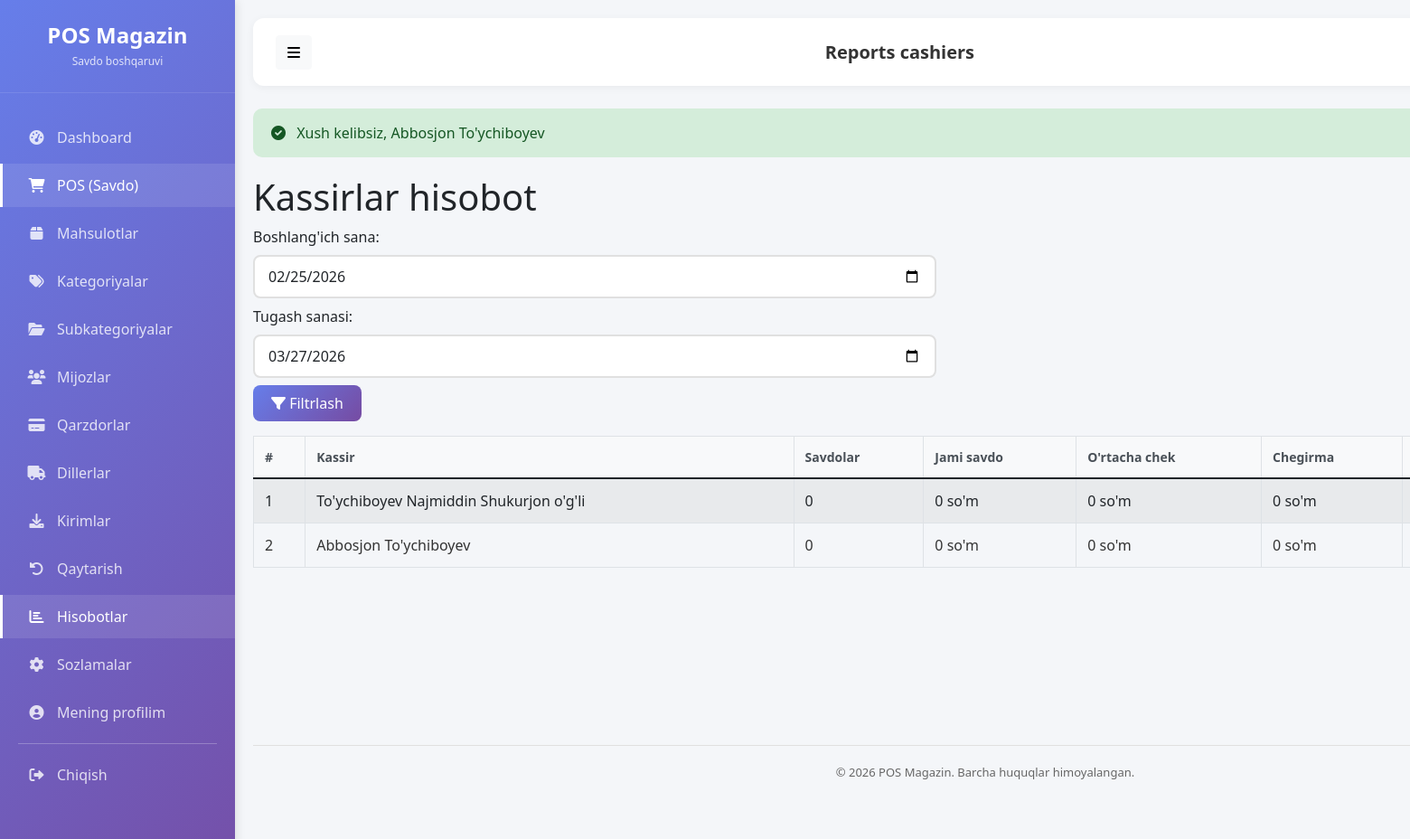
The page /reports/cashiers (signed in) on the database as committed earlier.
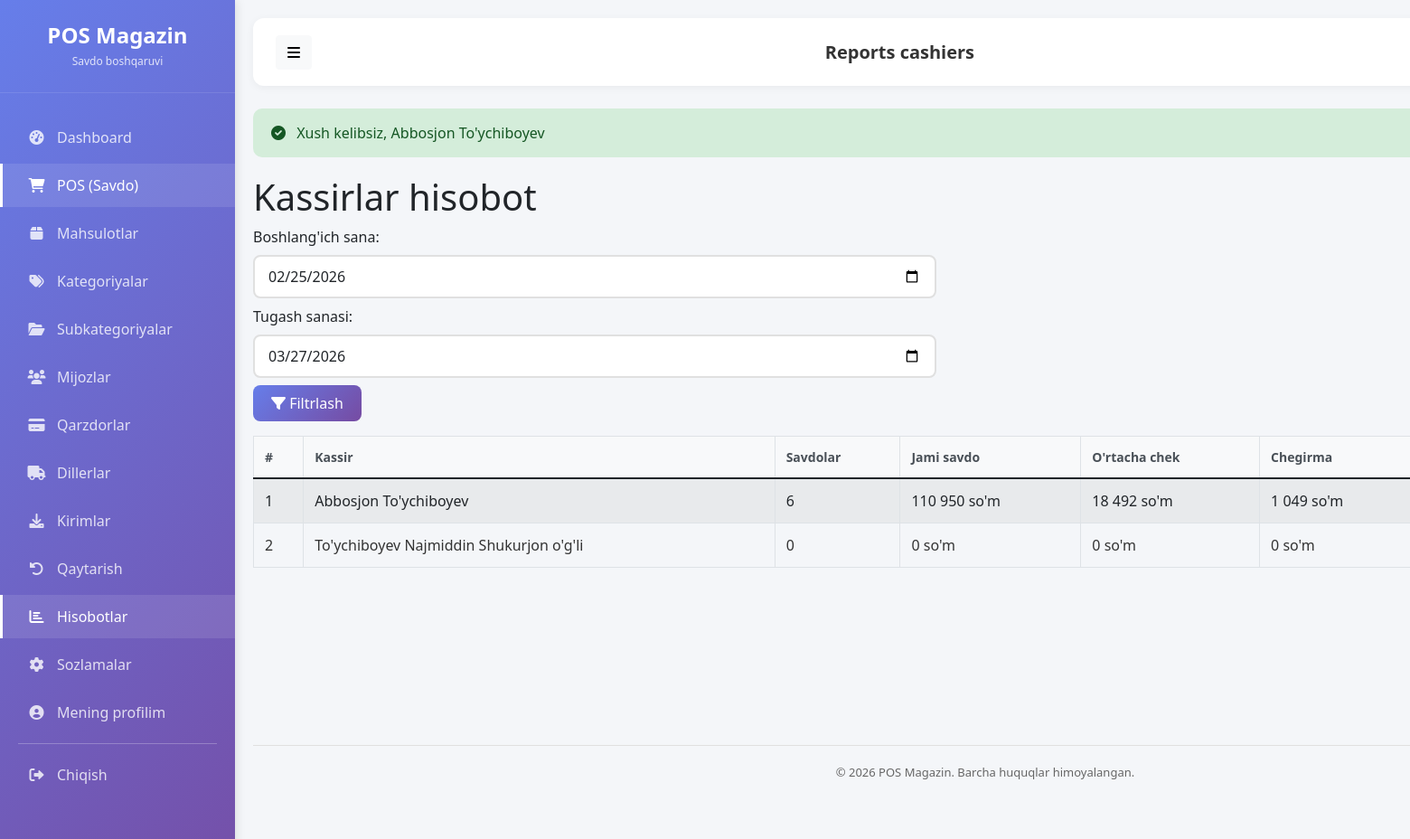
The same page on the database as committed later.
### tables this page shows
CREATE TABLE `foydalanuvchilar` (
  `id` int(20) UNSIGNED NOT NULL,
  `rol_id` bigint(20) UNSIGNED NOT NULL,
  `fio` varchar(120) NOT NULL,
  `email` varchar(120) DEFAULT NULL,
  `telefon` varchar(30) DEFAULT NULL,
  `login` varchar(60) NOT NULL,
  `parol_hash` varchar(255) NOT NULL,
  `faol` tinyint(1) NOT NULL DEFAULT 1,
  `oxirgi_kirish_vaqt` timestamp NULL DEFAULT NULL,
  `yaratilgan_vaqt` timestamp NULL DEFAULT current_timestamp(),
  `yangilangan_vaqt` timestamp NULL DEFAULT current_timestamp() ON UPDATE current_timestamp(),
  `ochirilgan_vaqt` timestamp NULL DEFAULT NULL
);

### app/Controllers/Controller.php (called while the page is built, shortened)
<?php
abstract class Controller {
    protected function view($view, $data = [], $layout = 'main') {
        $viewPath = APP_PATH . '/Views/pages/' . $view . '.php';
        extract($data);
        require $viewPath;
        $content = ob_get_clean();
        $title = $data['title'] ?? $this->getTitleFromView($view);
        $layoutPath = APP_PATH . '/Views/layouts/' . $layout . '.php';
        require $layoutPath;
    }
    private function getTitleFromView($view) {
        $titles = [
            'dashboard' => 'Dashboard',
            'products/index' => 'Mahsulotlar',
            'products/create' => 'Yangi mahsulot',
            'products/edit' => 'Mahsulotni tahrirlash',
            'categories/index' => 'Kategoriyalar',
            'categories/create' => 'Yangi kategoriya',
            'categories/edit' => 'Kategoriyani tahrirlash',
            'subcategories/index' => 'Subkategoriyalar',
            'subcategories/create' => 'Yangi subkategoriya',
            'subcategories/edit' => 'Subkategoriyani tahrirlash',
            'customers/index' => 'Mijozlar',
            'customers/create' => 'Yangi mijoz',
            'customers/edit' => 'Mijozni tahrirlash',
            'debt/index' => 'Qarzdorlar',
            'debt/customer' => 'Mijoz qarzi',
            'debt/payment' => 'To\'lov qabul qilish',
            'returns/index' => 'Mahsulot qaytarish',
            'returns/details' => 'Qaytarish detallari',
            'returns/history' => 'Qaytarish tarixi',
            'reports/index' => 'Hisobotlar',
            'reports/monthly' => 'Oylik hisobot',
            'reports/profit' => 'Foyda hisoboti',
            'pos/index' => 'POS - Savdo',
            'pos/receipt' => 'Chek',
            'settings/index' => 'Sozlamalar',
            'settings/company' => 'Kompaniya sozlamalari',
            'settings/currency' => 'Valyuta sozlamalari',
            'settings/pos' => 'POS sozlamalari',
            'settings/users' => 'Foydalanuvchilar',
            'settings/user_create' => 'Yangi foydalanuvchi',
            'settings/user_edit' => 'Foydalanuvchini tahrirlash',
            'settings/profile' => 'Mening profilim',
        ];
        return $titles[$view] ?? ucfirst(str_replace('/', ' ', $view));
    }
}

### app/Controllers/ReportController.php (called while the page is built, shortened)
<?php
class ReportController extends Controller {
    private $reportModel;
    public function __construct() {
        $this->reportModel = new Report();
    }
    public function cashiers() {
        $startDate = $_GET['start_date'] ?? date('Y-m-d', strtotime('-30 days'));
        $endDate = $_GET['end_date'] ?? date('Y-m-d');
        $cashiers = $this->reportModel->getCashierReport($startDate, $endDate);
        $this->view('reports/cashiers', [
            'cashiers' => $cashiers,
            'startDate' => $startDate,
            'endDate' => $endDate
        ]);
    }
}

### config/database.php (called while the page is built)
<?php
class Database {
    private static $connection = null;
    public static function getInstance() {
        if (self::$connection === null) {
            try {
                $host = getenv('DB_HOST') ?: 'localhost';
                $dbname = getenv('DB_NAME') ?: 'pos_magazin_uz';
                $user = getenv('DB_USER') ?: 'root';
                $pass = getenv('DB_PASS') ?: '';
                $dsn = "mysql:host=$host;dbname=$dbname;charset=utf8";
                self::$connection = new PDO($dsn, $user, $pass);
                self::$connection->setAttribute(PDO::ATTR_ERRMODE, PDO::ERRMODE_EXCEPTION);
            } catch (PDOException $e) {
                die("Database xatosi: " . $e->getMessage());
            }
        }
        return self::$connection;
    }
}

### app/Models/Model.php (called while the page is built, shortened)
<?php
abstract class Model {
    public function __construct() {
        $this->db = \Database::getInstance();
    }
}

### app/Models/Report.php (called while the page is built, shortened)
<?php
class Report extends Model {
    public function getCashierReport($startDate, $endDate) {
        $stmt = $this->db->prepare("
            SELECT
                u.id,
                u.fio,
                COUNT(DISTINCT s.id) as savdolar_soni,
                SUM(IFNULL(s.yakuniy_summa, 0)) as jami_savdo,
                AVG(IFNULL(s.yakuniy_summa, 0)) as ortacha_chek,
                SUM(IFNULL(s.chegirma_summa, 0)) as jami_chegirma,
                COUNT(DISTINCT CASE WHEN s.tolov_holati = 'NASIYA' THEN s.id END) as nasiya_soni,
                SUM(CASE WHEN s.tolov_holati IN ('NASIYA', 'QISMAN') THEN IFNULL(s.qarz_summa, 0) ELSE 0 END) as jami_qarz
            FROM foydalanuvchilar u
            LEFT JOIN savdolar s ON u.id = s.kassir_id AND DATE(s.sotilgan_vaqt) BETWEEN ? AND ? AND s.holat = 'YAKUNLANGAN'
            WHERE u.rol_id IN (1, 2) -- Admin va Kassir
            GROUP BY u.id
            ORDER BY jami_savdo DESC
        ");
        $stmt->execute([$startDate, $endDate]);
        return $stmt->fetchAll();
    }
}

### app/Views/pages/reports/cashiers.php (the view, shortened to what the changed rows need)
<div class="page-header">
    <h1>Kassirlar hisobot</h1>
</div>
<div class="mb-3 d-flex flex-wrap gap-2 align-items-center">
    <form class="d-flex flex-wrap gap-2" method="GET" action="/new-pos/reports/cashiers">
        <label class="form-label mb-0">Boshlang'ich sana:</label>
        <input type="date" name="start_date" class="form-control" value="<?= htmlspecialchars($startDate) ?>" required>
        <label class="form-label mb-0">Tugash sanasi:</label>
        <input type="date" name="end_date" class="form-control" value="<?= htmlspecialchars($endDate) ?>" required>
        <button class="btn btn-primary" type="submit"><i class="fas fa-filter"></i> Filtrlash</button>
    </form>
</div>
<div class="table-responsive">
    <table class="table table-bordered table-striped">
        <thead>
            <tr>
                <th>#</th>
                <th>Kassir</th>
                <th>Savdolar</th>
                <th>Jami savdo</th>
                <th>O'rtacha chek</th>
                <th>Chegirma</th>
                <th>Nasiya savdo</th>
            </tr>
        </thead>
        <tbody>
            <?php if (empty($cashiers)): ?>
                <tr><td colspan="8" class="text-center py-4">Ma'lumot topilmadi</td></tr>
            <?php else: ?>
                <?php foreach ($cashiers as $index => $cashier): ?>
                    <tr>
                        <td><?= $index + 1 ?></td>
                        <td><?= htmlspecialchars($cashier['fio'] ?? '') ?></td>
                        <td><?= number_format($cashier['savdolar_soni'] ?? 0, 0, ',', ' ') ?></td>
                        <td><?= number_format($cashier['jami_savdo'] ?? 0, 0, ',', ' ') ?> so'm</td>
                        <td><?= number_format($cashier['ortacha_chek'] ?? 0, 0, ',', ' ') ?> so'm</td>
                        <td><?= number_format($cashier['jami_chegirma'] ?? 0, 0, ',', ' ') ?> so'm</td>
                        <td><?= number_format($cashier['nasiya_soni'] ?? 0, 0, ',', ' ') ?></td>
                    </tr>
                <?php endforeach; ?>
            <?php endif; ?>
        </tbody>
    </table>
</div>

### public/index.php (shortened to what the changed rows need)
<?php
require_once __DIR__ . '/../config/database.php';
spl_autoload_register(function ($class) {
    $prefix = 'App\\';
    $base_dir = APP_PATH . '/';
    $len = strlen($prefix);
    $relative_class = substr($class, $len);
    $file = $base_dir . str_replace('\\', '/', $relative_class) . '.php';
});
$requestUri = $_SERVER['REQUEST_URI'];
$basePath = '/new-pos';
if (strpos($requestUri, $basePath) === 0) {
    $requestUri = substr($requestUri, strlen($basePath));
}
$requestUri = strtok($requestUri, '?');
$requestUri = str_replace('/public', '', $requestUri);
$requestUri = trim($requestUri, '/');
$routesFile = ROUTES_PATH . '/web.php';
$routes = require $routesFile;
$httpMethod = $_SERVER['REQUEST_METHOD'];
$isAjax = (!empty($_SERVER['HTTP_X_REQUESTED_WITH']) &&
    strtolower($_SERVER['HTTP_X_REQUESTED_WITH']) === 'xmlhttprequest');
$dispatchMethods = $isAjax ? ['AJAX', $httpMethod] : [$httpMethod];
route_dispatch($routes, $dispatchMethods, $requestUri);
function route_dispatch($routes, array $methods, $uri) {
    foreach ($methods as $method) {
        foreach ($routes[$method] as $pattern => $handler) {
        $pattern = trim($pattern, '/');
        $regexPattern = preg_replace('/\{[a-zA-Z0-9_]+\}/', '([^/]+)', $pattern);
        $regexPattern = '/^' . str_replace('/', '\/', $regexPattern) . '$/';
        if (preg_match($regexPattern, $uri, $matches)) {
            array_shift($matches);
            list($controller, $action) = $handler;
            $controllerInstance = new $controllerClass();
            call_user_func_array([$controllerInstance, $action], $matches);
            return;
        }
        }
    }
}

### app/Views/layouts/main.php (shortened to what the changed rows need)
<!DOCTYPE html>
<html lang="uz">
<head>
    <link rel="stylesheet" href="/new-pos/public/assets/css/responsive.css">
    <link href="https://cdn.jsdelivr.net/npm/bootstrap@5.1.3/dist/css/bootstrap.min.css" rel="stylesheet">
    <link rel="stylesheet" href="https://cdnjs.cloudflare.com/ajax/libs/font-awesome/6.0.0/css/all.min.css">
    <link rel="stylesheet" href="/new-pos/public/assets/css/style.css">
</head>
<body>
    <div class="viewport-1920">
        <div class="wrapper">
        <div class="sidebar">
            <div class="sidebar-header">
                <h3><?= htmlspecialchars($companyName ?? 'POS Magazin') ?></h3>
                <p>Savdo boshqaruvi</p>
            </div>
            <ul class="nav-menu">
                <?php if ($_SESSION['user']['rol_nomi'] == 'Admin'): ?>
                <li class="nav-item">
                    <a href="/new-pos/dashboard" class="nav-link <?= strpos($_SERVER['REQUEST_URI'], 'dashboard') !== false ? 'active' : '' ?>">
                        <i class="fas fa-tachometer-alt"></i> <span>Dashboard</span>
                    </a>
                </li>
                <?php endif; ?>
                <li class="nav-item">
                    <a href="/new-pos/pos" class="nav-link <?= strpos($_SERVER['REQUEST_URI'], 'pos') !== false ? 'active' : '' ?>">
                        <i class="fas fa-shopping-cart"></i> <span>POS (Savdo)</span>
                    </a>
                </li>
                <li class="nav-item">
                    <a href="/new-pos/products" class="nav-link <?= strpos($_SERVER['REQUEST_URI'], 'products') !== false ? 'active' : '' ?>">
                        <i class="fas fa-box"></i> <span>Mahsulotlar</span>
                    </a>
                </li>
                <li class="nav-item">
                    <a href="/new-pos/categories" class="nav-link <?= strpos($_SERVER['REQUEST_URI'], 'categories') !== false ? 'active' : '' ?>">
                        <i class="fas fa-tags"></i> <span>Kategoriyalar</span>
                    </a>
                </li>
                <li class="nav-item">
                    <a href="/new-pos/subcategories" class="nav-link <?= strpos($_SERVER['REQUEST_URI'], 'subcategories') !== false ? 'active' : '' ?>">
                        <i class="fas fa-folder-open"></i> <span>Subkategoriyalar</span>
                    </a>
                </li>
                <li class="nav-item">
                    <a href="/new-pos/customers" class="nav-link <?= strpos($_SERVER['REQUEST_URI'], 'customers') !== false ? 'active' : '' ?>">
                        <i class="fas fa-users"></i> <span>Mijozlar</span>
                    </a>
                </li>
                <li class="nav-item">
                    <a href="/new-pos/debt" class="nav-link <?= strpos($_SERVER['REQUEST_URI'], 'debt') !== false ? 'active' : '' ?>">
                        <i class="fas fa-credit-card"></i> <span>Qarzdorlar</span>
                    </a>
                </li>
                <li class="nav-item">
                    <a href="/new-pos/yetkazib" class="nav-link <?= strpos($_SERVER['REQUEST_URI'], 'yetkazib') !== false ? 'active' : '' ?>">
                        <i class="fas fa-truck"></i> <span>Dillerlar</span>
                    </a>
                </li>
                <li class="nav-item">
                    <a href="/new-pos/kirim" class="nav-link <?= strpos($_SERVER['REQUEST_URI'], 'kirim') !== false ? 'active' : '' ?>">
                        <i class="fas fa-download"></i> <span>Kirimlar</span>
                    </a>
                </li>
                <li class="nav-item">
                    <a href="/new-pos/returns" class="nav-link <?= strpos($_SERVER['REQUEST_URI'], 'returns') !== false ? 'active' : '' ?>">
                        <i class="fas fa-undo-alt"></i> <span>Qaytarish</span>
                    </a>
                </li>
                <?php if ($_SESSION['user']['rol_nomi'] == 'Admin'): ?>
                <li class="nav-item">
                    <a href="/new-pos/reports" class="nav-link <?= strpos($_SERVER['REQUEST_URI'], 'reports') !== false ? 'active' : '' ?>">
                        <i class="fas fa-chart-bar"></i> <span>Hisobotlar</span>
                    </a>
                </li>
                <?php endif; ?>
                <?php if ($_SESSION['user']['rol_nomi'] == 'Admin'): ?>
                <li class="nav-item">
                    <a href="/new-pos/settings" class="nav-link <?= strpos($_SERVER['REQUEST_URI'], 'settings') !== false ? 'active' : '' ?>">
                        <i class="fas fa-cog"></i> <span>Sozlamalar</span>
                    </a>
                </li>
                <?php endif; ?>
                <li class="nav-item">
                    <a href="/new-pos/settings/profile" class="nav-link <?= strpos($_SERVER['REQUEST_URI'], 'profile') !== false ? 'active' : '' ?>">
                        <i class="fas fa-user-circle"></i> <span>Mening profilim</span>
                    </a>
                </li>
                <li class="nav-item divider">
                    <hr>
                </li>
                <li class="nav-item">
                    <a href="/new-pos/logout" class="nav-link">
                        <i class="fas fa-sign-out-alt"></i> <span>Chiqish</span>
                    </a>
                </li>
            </ul>
        </div>
        <div class="main-content">
            <div class="top-bar">
                <button class="btn btn-light" onclick="toggleSidebar()">
                    <i class="fas fa-bars"></i>
                </button>
                <div class="page-title">
                    <h4><?= $title ?? 'Dashboard' ?></h4>
                </div>
            </div>
            <?php if (isset($_SESSION['flash']['success'])): ?>
                <div class="alert alert-success alert-dismissible fade show" role="alert">
                    <i class="fas fa-check-circle me-2"></i> <?= $_SESSION['flash']['success'] ?>
                </div>
            <?php endif; ?>
            <div class="content-wrapper">
                <?= $content ?? '' ?>
            </div>
            <div class="footer">
                <p>© <?= date('Y') ?> POS Magazin. Barcha huquqlar himoyalangan.</p>
            </div>
        </div>
        </div>
    </div>
</body>
</html>

Rows that differ between the two databases and show on the page:
changed foydalanuvchilar "Abbosjon To'ychiboyev": savdolar_soni "0" → "6"; jami_savdo "0" → "110 950"; ortacha_chek "0" → "18 492"; jami_chegirma "0" → "1 049"; moves up the list
